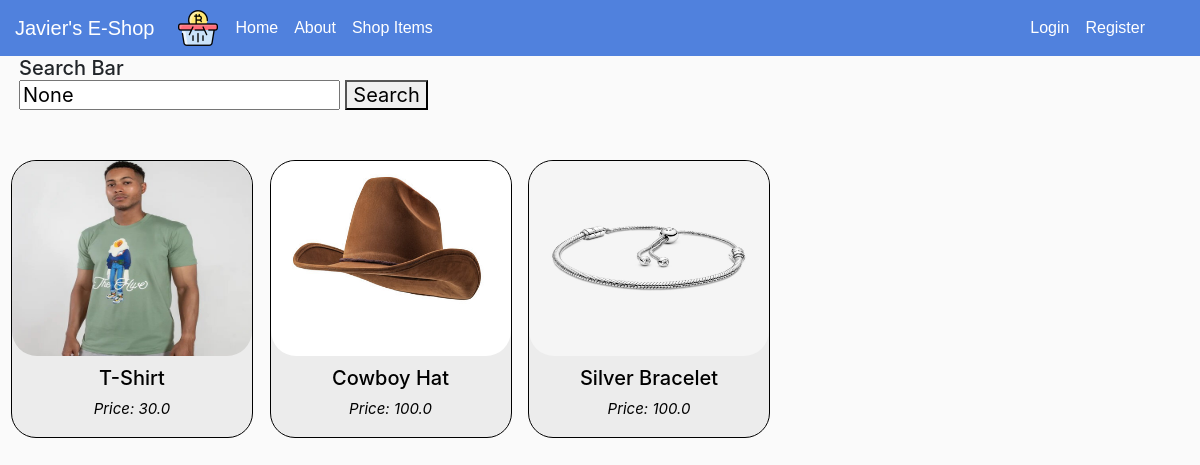
The app's page /search/ with its own data.
### core/models.py (models this page shows, shortened)
class Item(models.Model):
    category = models.ForeignKey(Category, related_name= 'items', on_delete=models.CASCADE, default= 1)
    name = models.CharField(max_length = 255)
    description = models.TextField(blank = True, null=True)
    price = models.FloatField()
    image = models.ImageField(upload_to="item_images", blank=True,null=True)
    is_sold = models.BooleanField(default=False)
    created_by = models.ForeignKey(User,related_name='items', on_delete= models.CASCADE)
    created_at = models.DateTimeField(auto_now_add=True)

### core/views.py (the view)
# urls.py: path("search/", views.search_bar, name = "search"),
def search_bar(request):
     if request.method == 'GET':
          items = Item.objects.filter(is_sold=False)
          query = request.GET.get('query')
          if query:
               items = items.filter(Q(name__icontains=query))
     return render(request, 'core/search.html',{'items':items, 'query':query})

### core/templates/core/search.html
{%extends "core/base.html"%}
{% block content %}
<div class="header_items">
  <h2 class="new_items">Search Bar
    <form class="search_bar" method = "get" action="{% url 'search' %}">
      <input name= "query" type="text" value="{{query}}" placeholder="Search for an item" >
      <button class="button5" type="submit">
        Search
      </button>
    </form>
</h2>
</div>
<div class="grid_layout">
    {% for item in items %}
    <div class="images">
        <a href="{% url 'detail' item.id %}">
          <div>
            <img src="{{ item.image.url }}" class="images-xl" width="240" height="195" >
          </div>
        </a>
          <div>
             <h2 class="item_names"> {{item.name}} </h2>
             <p class="price_item">Price: {{item.price}} </p>
          </div>
    </div>
    {%endfor%}
  </div>
{% endblock %}

### core/static/core/main.css (style rules this page uses)
body { background: #fafafa; margin-top: 42pt; overflow: auto; height: 150%; }
.images { display:inline-block; background-color: #e3e3e392; border-radius: 25px; border: 1.7px solid black; margin: 12px 0 0 12px; }
.header_items { text-align: left; }
.item_names { font-size: 20px; text-align: center; padding-top: 10px; color: black; }
.price_item { text-align: center; font-size: 15px; color: black; font-style: oblique; }
.images-xl { border-radius: 25px; }
a { text-decoration: none; color: initial; font-family:Arial; display: block; }
.grid_layout { padding-right: 20px; }
.new_items,.new_inbox { font-size: 20px; text-align: justify; padding-left: 20px; padding-bottom: 30px; }

### records on screen
Item: image (picture), name "T-Shirt", price "30.0"
Item: image (picture), name "Cowboy Hat", price "100.0"
Item: image (picture), name "Silver Bracelet", price "100.0"
